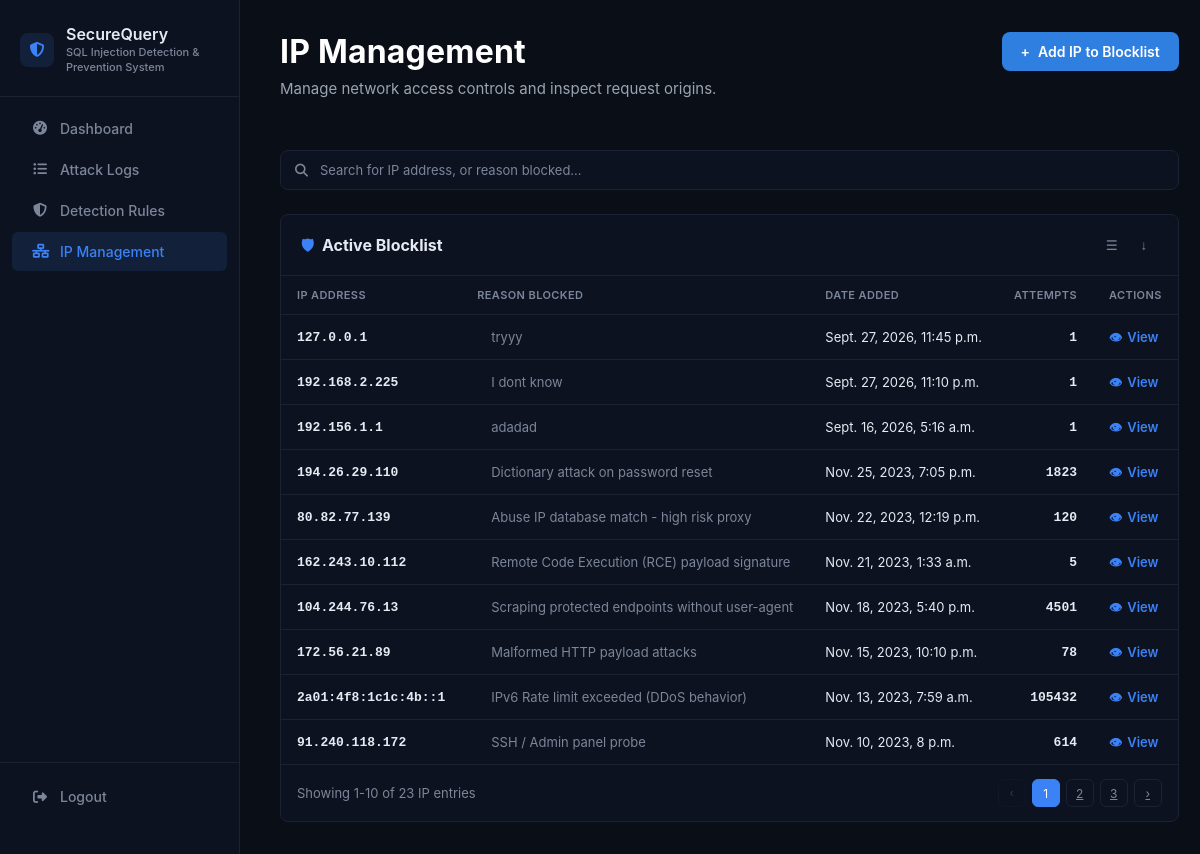
Before: /ip_management/ (signed in) with the older database file.
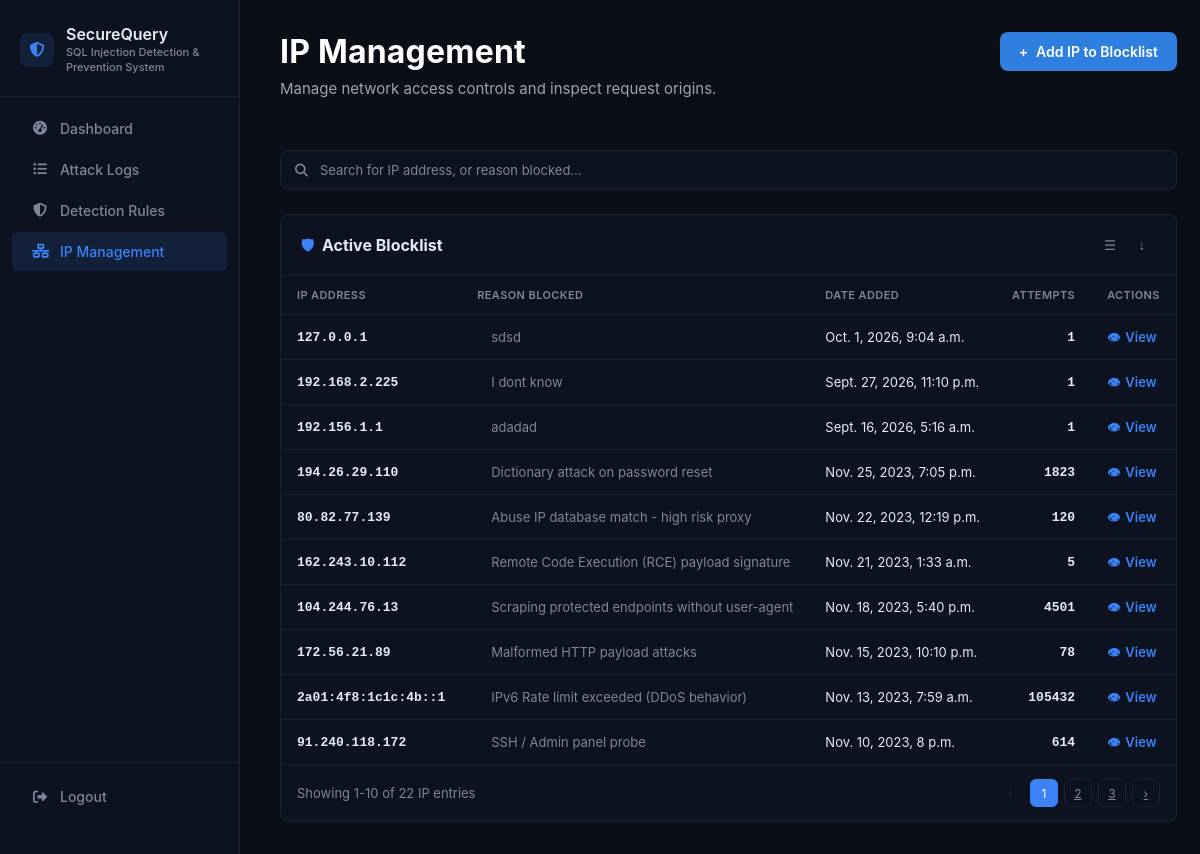
After: the same page with the newer database file.
### ip_management/models.py (models this page shows, shortened)
class BlockedIP(models.Model):
    ip_address = models.GenericIPAddressField(unique=True)
    reason = models.CharField(max_length=255)
    attempt_count = models.PositiveIntegerField(default=1)
    is_active = models.BooleanField(default=True)
    added_by = models.ForeignKey(User, null=True, blank=True, on_delete=models.SET_NULL)
    date_added = models.DateTimeField(auto_now_add=True)
    date_unblocked = models.DateTimeField(null=True, blank=True)

### ip_management/views.py (the view)
# urls.py: path("", views.ip_management, name="index"),
@login_required
def ip_management(request):
    blocked = BlockedIP.objects.all()
    whitelisted = WhitelistedIP.objects.all()
    blocked, whitelisted, query = search_ip_management(request, blocked, whitelisted)
    combined_list = sorted(
        chain(blocked, whitelisted),
        key=lambda ip: ip.date_added,
        reverse=True
    )
    paginator = Paginator(combined_list, 10)
    page_number = request.GET.get('page', 1)
    page_obj = paginator.get_page(page_number)
    return render(
        request,
        "ip_management/index.html",
        {
            "blocklist": page_obj,
            "page_obj": page_obj,
            "paginator": paginator,
            "query": query,
        }
    )

### ip_management/views.py (called while the page is built, shortened)
def search_ip_management(request, blocked, whitelisted):
    query = request.GET.get("q", "").strip()
    return blocked, whitelisted, query

### ip_management/templates/ip_management/index.html (shortened to what the changed rows need)
{% extends "layout.html" %}
{% load static %}
{% block style %}
    <link rel="stylesheet" type="text/css" href="{% static 'css/ip-management.css' %}">
{% endblock %}
{% block content %}
    <div class="page-header">
        <div class="page-header-text">
            <h1 class="page-title">IP Management</h1>
        </div>
    </div>
    <div class="blocklist-panel">
        <div class="blocklist-panel-header">
            <h2 class="blocklist-panel-title">
                <span class="blocklist-panel-title-icon">&#128737;</span>
                Active Blocklist
            </h2>
        </div>
        <table class="data-table">
            <thead>
                <tr>
                    <th>IP Address</th>
                    <th>Reason Blocked</th>
                    <th>Date Added</th>
                    <th>Attempts</th>
                    <th>Actions</th>
                </tr>
            </thead>
            <tbody>
                {% for entry in blocklist %}
                <tr>
                    <td class="cell-ip-address">{{ entry.ip_address }}</td>
                    <td>
                        <div class="reason-blocked">
                            <span class="reason-blocked-dot severity-{{ entry.severity }}"></span>
                            <span>{{ entry.reason }}</span>
                        </div>
                    </td>
                    <td>{{ entry.date_added }}</td>
                    <td class="cell-attempts">{{ entry.attempt_count }}</td>
                    <td>
                        <div class="actions-cell">
                            <a href="{% url 'ip_management:view_blocked_ip' entry.id %}" class="action-link action-link-view">
                                <span class="action-link-icon">&#128065;</span>
                                View
                            </a>
                        </div>
                    </td>
                </tr>
                {% empty %}
                <tr>
                    <td colspan="5">No blocked IPs found.</td>
                </tr>
                {% endfor %}
            </tbody>
        </table>
        <div class="pagination-bar">
            <span class="pagination-summary">
                Showing {{ page_obj.start_index }}-{{ page_obj.end_index }} of {{ paginator.count }} IP entries
            </span>
            <div class="page-controls">
                {% if page_obj.has_previous %}
                    <a href="?page={{ page_obj.previous_page_number }}" class="page-btn" title="Previous Page">&#8249;</a>
                {% else %}
                    <button type="button" class="page-btn" disabled>&#8249;</button>
                {% endif %}
                {% for num in paginator.page_range %}
                    {% if page_obj.number == num %}
                        <span class="page-btn active">{{ num }}</span>
                    {% else %}
                        <a href="?page={{ num }}" class="page-btn">{{ num }}</a>
                    {% endif %}
                {% endfor %}
                {% if page_obj.has_next %}
                    <a href="?page={{ page_obj.next_page_number }}" class="page-btn" title="Next Page">&#8250;</a>
                {% else %}
                    <button type="button" class="page-btn" disabled>&#8250;</button>
                {% endif %}
            </div>
        </div>
    </div>
{% endblock %}

Changed rows visible on the page:
removed BlockedIP: ip_address "127.0.0.1", reason "tryyy", date_added "Sept. 27, 2026, 11:45 p.m.", attempt_count "1"
added BlockedIP: ip_address "127.0.0.1", reason "sdsd", date_added "Oct. 1, 2026, 9:04 a.m.", attempt_count "1"
Other visible differences:
{{ paginator.count }}: "23" → "22"
